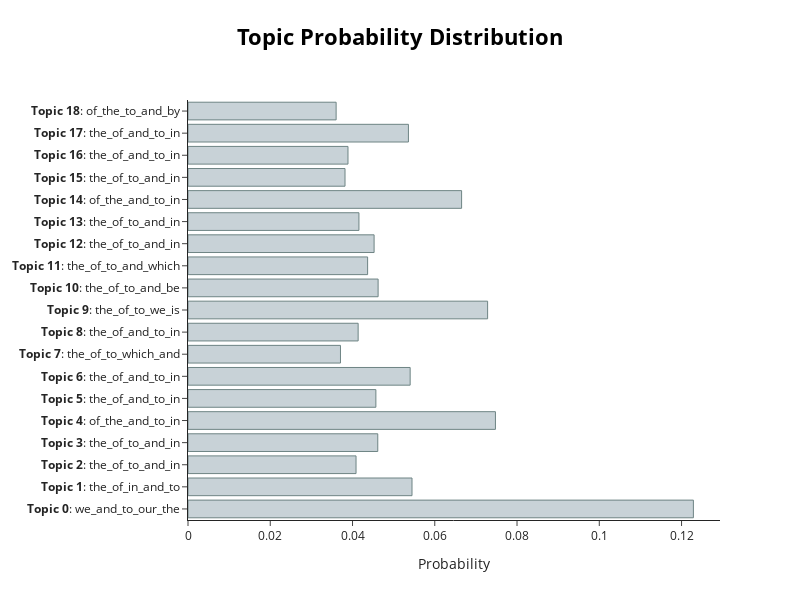

Write notebook code for a chart like this one.
### Code cell
# output the topic distribution for the first speech
# hint: check out approximate_distribution() and visualize_distribution()
distribution, _ = topic_model.approximate_distribution(docs[0])
topic_model.visualize_distribution(distribution[0])

### Figure 1 — Plotly figure (JSON) as saved in the notebook; plotly's stock layout.template omitted (floating-point values rounded to 4 significant figures)
{"data": [{"marker": {"color": "#C8D2D7", "line": {"color": "#6E8484", "width": 1}}, "orientation": "h", "type": "bar", "x": [0.1229, 0.05446, 0.04086, 0.04614, 0.07475, 0.04568, 0.05402, 0.03707, 0.04137, 0.07285, 0.04622, 0.04367, 0.04525, 0.04156, 0.06652, 0.03818, 0.0389, 0.0536, 0.03602], "y": ["<b>Topic 0</b>: we_and_to_our_the", "<b>Topic 1</b>: the_of_in_and_to", "<b>Topic 2</b>: the_of_to_and_in", "<b>Topic 3</b>: the_of_to_and_in", "<b>Topic 4</b>: of_the_and_to_in", "<b>Topic 5</b>: the_of_and_to_in", "<b>Topic 6</b>: the_of_and_to_in", "<b>Topic 7</b>: the_of_to_which_and", "<b>Topic 8</b>: the_of_and_to_in", "<b>Topic 9</b>: the_of_to_we_is", "<b>Topic 10</b>: the_of_to_and_be", "<b>Topic 11</b>: the_of_to_and_which", "<b>Topic 12</b>: the_of_to_and_in", "<b>Topic 13</b>: the_of_to_and_in", "<b>Topic 14</b>: of_the_and_to_in", "<b>Topic 15</b>: the_of_to_and_in", "<b>Topic 16</b>: the_of_and_to_in", "<b>Topic 17</b>: the_of_and_to_in", "<b>Topic 18</b>: of_the_to_and_by"]}], "layout": {"height": 600, "hoverlabel": {"bgcolor": "white", "font": {"family": "Rockwell", "size": 16}}, "title": {"font": {"color": "Black", "size": 22}, "text": "<b>Topic Probability Distribution</b>", "x": 0.5, "xanchor": "center", "y": 0.95, "yanchor": "top"}, "width": 800, "xaxis": {"title": {"text": "Probability"}}}}
